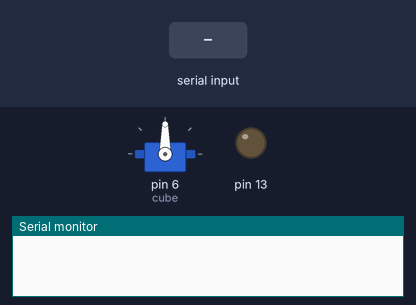
The sketch below on a simulated Arduino Uno, built with avr-gcc and run on an emulated ATmega328P. Parts: servo, output pins drawn as LEDs (lit = HIGH), the last lines printed to the serial monitor. The inputs (shaded band) are chosen by the test bench.

Above: at 1.2 s.
1.3 s: "30,150\n" received over Serial
At 2.4 s:
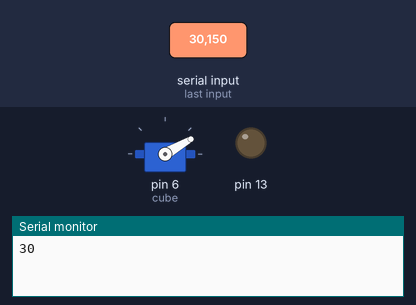
2.8 s: "200\n" received over Serial
At 4.0 s:
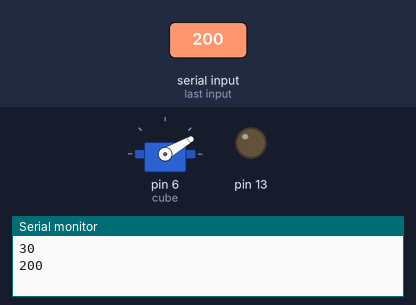
4.3 s: "5\n" received over Serial
At 5.5 s:
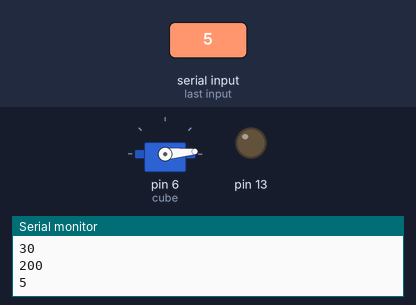
5.8 s: "200\n" received over Serial
At 6.3 s:
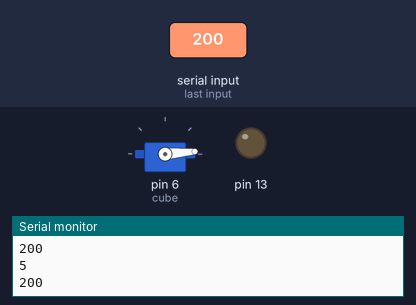
7.3 s: "90,45\n" received over Serial
At 8.1 s:
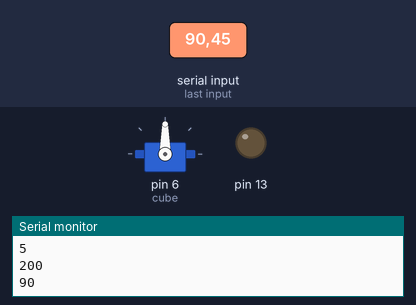
Timing chart, 0 to 9.8 s (numbered marks = the images above; inputs shaded):
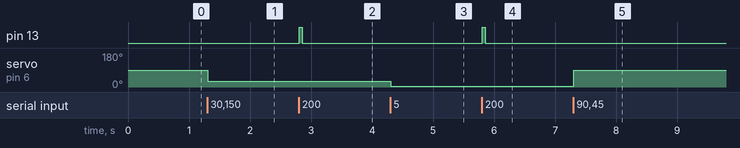

The sketch:

serial.ino
```cpp
#include <string.h>
#include <Servo.h>

 Servo cube;
void setup() {
  Serial.begin( 9600 );     // シリアル通信を初期化する。通信速度は9600bps
  cube.attach(6);
  pinMode(13, OUTPUT);
  digitalWrite(13, LOW);

  //  Serial.println( "Hello Arduino!" );   // 最初に1回だけメッセージを表示する
}

void loop(){
 String input;
 if (Serial.available() > 0){
 // シリアルポートより1文字読み込む
 input = Serial.readStringUntil('\n');
 int angle = input.toInt();
 // 受け取った文字を送信
  Serial.print(angle);
  Serial.write("\n");
  cube.detach();
  if(angle>=0&&angle<180){
    cube.attach(6);
    cube.write(angle);
    //delay(500);
    //digitalWrite(13, HIGH);
    delay(50);
    //digitalWrite(13, LOW);
    cube.detach();

    }
  else if(angle == 200){
    digitalWrite(13, HIGH);
    delay(50);
    digitalWrite(13, LOW);
      }
 }
}
```

Measured:
- after the input at 1.3 s, servo on pin 6 (cube): 90° → 30° at once
- after the input at 2.8 s, pin 13: LOW → HIGH at once, → LOW 0.05 s later
- after the input at 4.3 s, servo on pin 6 (cube): 30° → 5° at once
- after the input at 5.8 s, pin 13: LOW → HIGH at once, → LOW 0.05 s later
- after the input at 7.3 s, servo on pin 6 (cube): 5° → 90° at once
